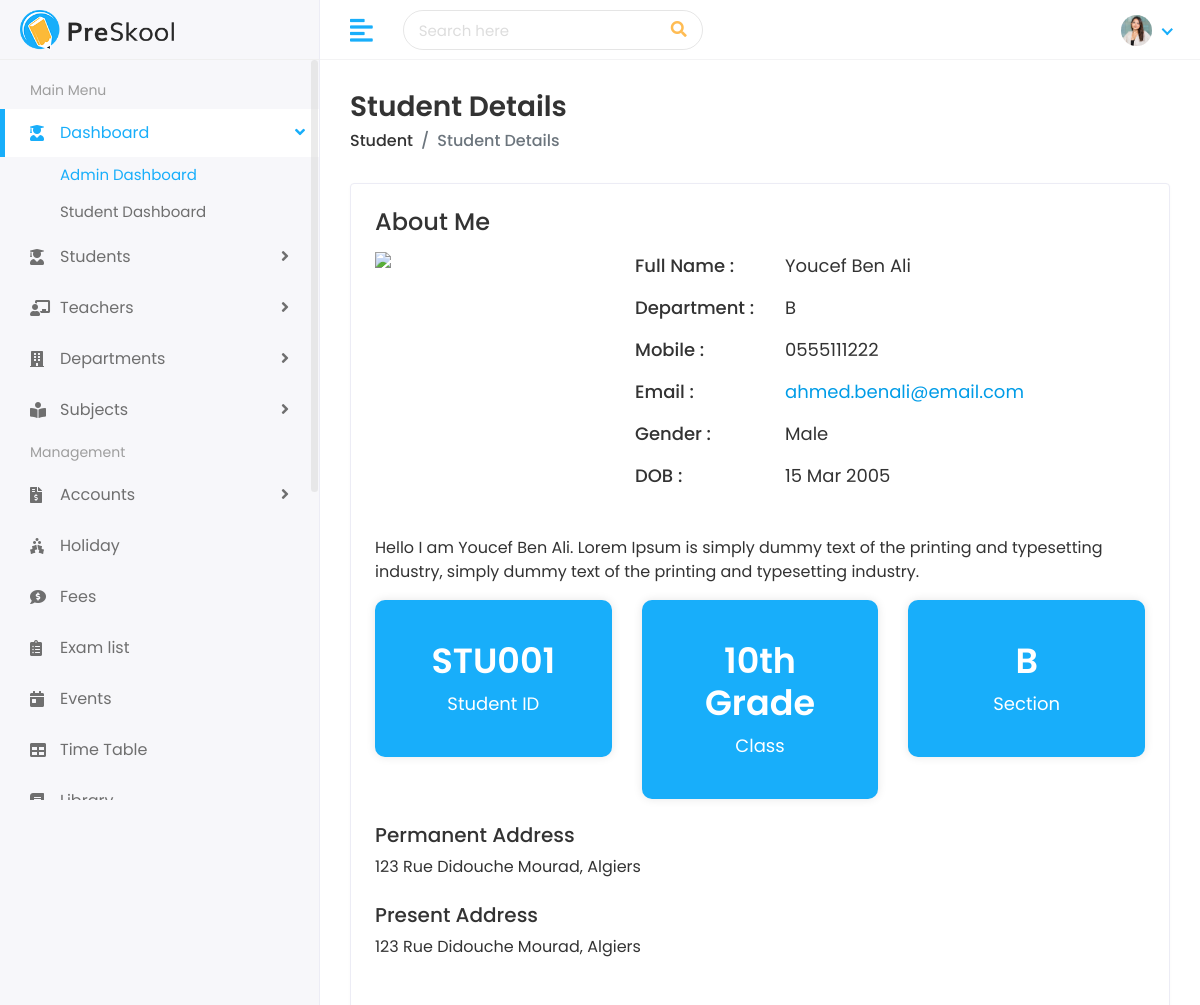
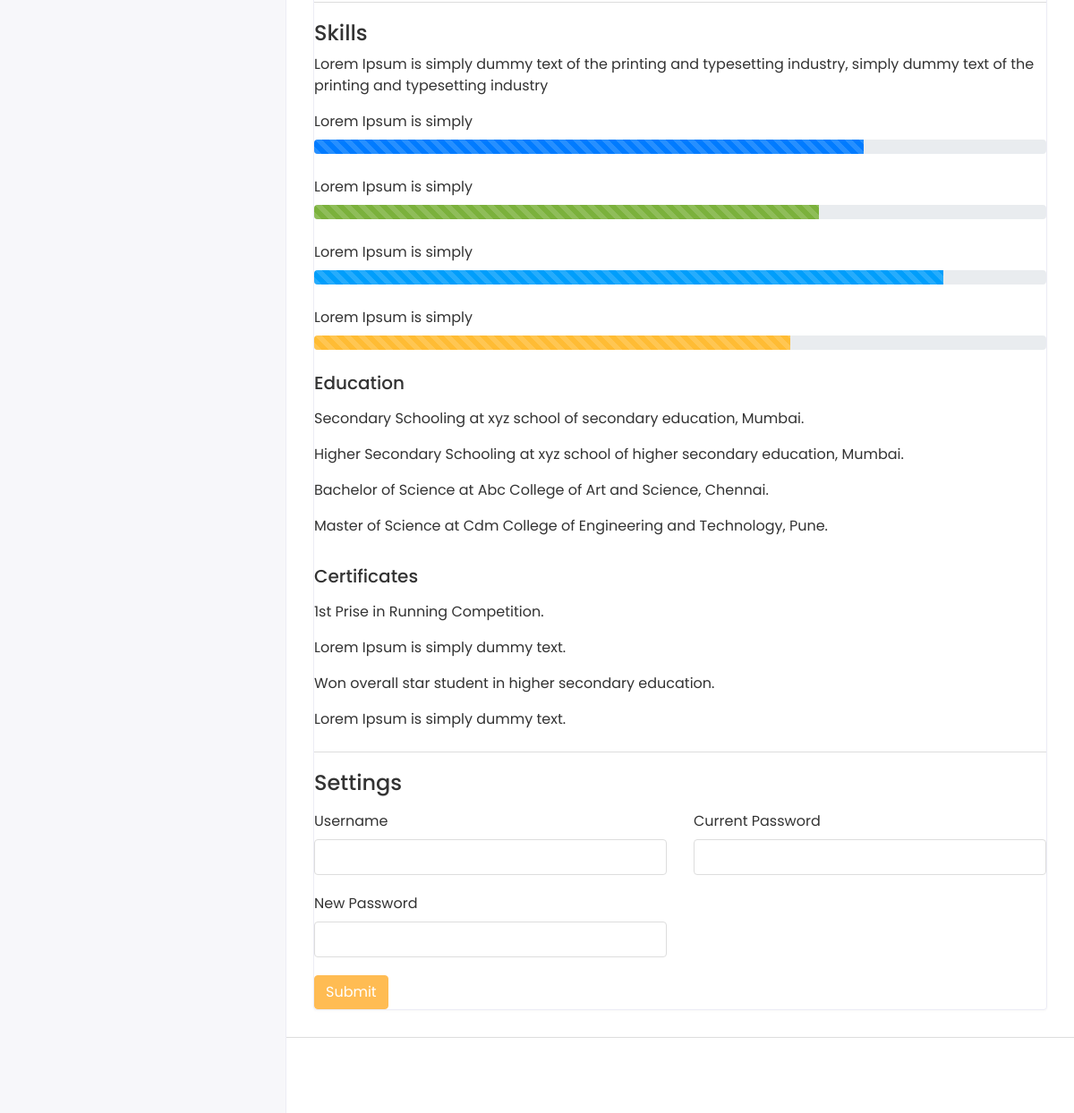
/student/youcef-ben-ali-stu001/ (signed in), run on the app's committed database (2 pictures, top to bottom).
### student/models.py (models this page shows, shortened)
class Student(models.Model):
    first_name=models.CharField(max_length=50)
    last_name=models.CharField(max_length=50)
    Student_id=models.CharField(max_length=20,unique=True)
    gender=models.CharField(max_length=10 ,choices=[('Male','Male'),('Female','Female')])
    date_of_birth=models.DateField()
    religion=models.CharField(max_length=20)
    mobile_number=models.CharField(max_length=15)
    student_class=models.CharField(max_length=20)
    section=models.CharField(max_length=20)
    joining_date=models.DateField()
    admission_number=models.CharField(max_length=20,unique=True)
    student_image=models.ImageField(upload_to='students/',blank=True)
    parent=models.OneToOneField(Parent,on_delete=models.CASCADE)
    slug=models.SlugField(unique=True,blank=True)

class Parent(models.Model):
    father_name=models.CharField(max_length=50)
    mother_name=models.CharField(max_length=50)
    father_email=models.EmailField()
    mother_email=models.EmailField()
    father_mobile=models.CharField(max_length=15)
    mother_mobile=models.CharField(max_length=15)
    present_address=models.TextField()
    permanent_address=models.TextField()

### student/views.py (the view)
# urls.py: path('<slug:slug>/',views.student_details,name="student_details"),
@login_required(login_url="login")
def student_details(request,slug):
     student=get_object_or_404(Student,slug=slug)
     context={
          "student":student
     }
     return render(request,"Students/student-details.html",context)

### school/context_processors.py (called while the page is built)
def notifications(request):
    if request.user.is_authenticated:
        unread = Notification.objects.filter(user=request.user, is_read=False)
        return {
            "unread_notifications": unread,
            "unread_notifications_count": unread.count(),
        }
    return {
        "unread_notifications": [],
        "unread_notifications_count": 0,
    }

### templates/Students/student-details.html (shortened to what this page needs)
{% extends "Home/base.html" %}
{% load static %}
{% block body %}
<div class="page-wrapper">
<div class="content container-fluid">
<div class="page-header">
<div class="row">
<div class="col-sm-12">
<h3 class="page-title">Student Details</h3>
<ul class="breadcrumb">
<li class="breadcrumb-item"><a href="">Student</a></li>
<li class="breadcrumb-item active">Student Details</li>
</ul>
</div>
</div>
</div>
<div class="card">
<div class="card-body">
<div class="row">
<div class="col-md-12">
<div class="about-info">
<h4>About Me</h4>
<div class="media mt-3">
{% if student.student_image %}
    <img src="{{ student.student_image.url }}" class="avatar-img  mr-3">
{% else %}
    <img src="https://tse3.mm.bing.net/th/id/OIP.lZL3PoicrxKwDM53lAQOowHaE4?cb=defcachec2&rs=1&pid=ImgDetMain&o=7&rm=3" class="avatar-img
<div class="media-body">
    {%endif %}
<ul>
<li>
<span class="title-span">Full Name : </span>
<span class="info-span">{{ student.first_name }} {{ student.last_name }}</span>
</li>
<li>
<span class="title-span">Department : </span>
<span class="info-span">{{ student.section }}</span>
</li>
<li>
<span class="title-span">Mobile : </span>
<span class="info-span">{{ student.mobile_number }}</span>
</li>
<li>
<span class="title-span">Email : </span>
<span class="info-span"><a href="{{ student.student_image }}" class="__cf_email__" data-cfemail="7216131b010b32151f131b1e5c111d1f">{{ student.parent.father_email }}</a></span>
</li>
<li>
<span class="title-span">Gender : </span>
<span class="info-span">{{ student.gender }}</span>
</li>
<li>
<span class="title-span">DOB : </span>
<span class="info-span">{{ student.date_of_birth|date:"d M Y" }}</span>
</li>
</ul>
</div>
</div>
<div class="row mt-3">
<div class="col-md-12">
<p>Hello I am {{ student.first_name }} {{ student.last_name }}. Lorem Ipsum is simply dummy text of the printing and typesetting industry, simply dummy text of the printing and typesetting industry.</p>
</div>
</div>
<div class="row follow-sec">
<div class="col-md-4 mb-3">
<div class="blue-box">
<h3>{{ student.Student_id }}</h3>
<p>Student ID</p>
</div>
</div>
<div class="col-md-4 mb-3">
<div class="blue-box">
<h3>{{ student.student_class }}</h3>
<p>Class</p>
</div>
</div>
<div class="col-md-4 mb-3">
<div class="blue-box">
<h3>{{ student.section }}</h3>
<p>Section</p>
</div>
</div>
</div>
<div class="row mt-2">
<div class="col-md-12">
<h5>Permanent Address</h5>
<p>{{ student.parent.permanent_address }}</p>
</div>
</div>
<div class="row mt-2">
<div class="col-md-12">
<h5>Present Address</h5>
<p>{{ student.parent.present_address }}</p>
</div>
</div>
</div>
</div>
</div>
<div class="row mt-2">
<div class="col-md-12">
<div class="skill-info">
<h4>Skills</h4>
<p>Lorem Ipsum is simply dummy text of the printing and typesetting industry, simply dummy text of the printing and typesetting industry</p>
<ul>
<li>
<label>Lorem Ipsum is simply</label>
<div class="progress">
<div class="progress-bar progress-bar-striped progress-bar-animated" role="progressbar" aria-valuenow="75" aria-valuemin="0" aria-valuemax="100" style="width: 75%"></div>
</div>
</li>
<li>
<label>Lorem Ipsum is simply</label>
<div class="progress">
<div class="progress-bar progress-bar-striped progress-bar-animated bg-success" role="progressbar" aria-valuenow="69" aria-valuemin="0" aria-valuemax="100" style="width: 69%"></div>
</div>
</li>
<li>
<label>Lorem Ipsum is simply</label>
<div class="progress">
<div class="progress-bar progress-bar-striped progress-bar-animated bg-info" role="progressbar" aria-valuenow="86" aria-valuemin="0" aria-valuemax="100" style="width: 86%"></div>
</div>
</li>
<li>
 <label>Lorem Ipsum is simply</label>
<div class="progress">
<div class="progress-bar progress-bar-striped progress-bar-animated bg-warning" role="progressbar" aria-valuenow="65" aria-valuemin="0" aria-valuemax="100" style="width: 65%"></div>
</div>
</li>
</ul>
<div class="row mt-3">
<div class="col-md-12">
<h5>Education</h5>
<p class="mt-3">Secondary Schooling at xyz school of secondary education, Mumbai.</p>
<p>Higher Secondary Schooling at xyz school of higher secondary education, Mumbai.</p>
<p>Bachelor of Science at Abc College of Art and Science, Chennai.</p>
<p>Master of Science at Cdm College of Engineering and Technology, Pune.</p>
</div>
</div>
<div class="row mt-3">
<div class="col-md-12">
<h5>Certificates</h5>
<p class="mt-3">1st Prise in Running Competition.</p>
<p>Lorem Ipsum is simply dummy text.</p>
<p>Won overall star student in higher secondary education.</p>
<p>Lorem Ipsum is simply dummy text.</p>
</div>
</div>
</div>
</div>
</div>
<div class="row mt-2">
<div class="col-md-12">
<div class="skill-info">
<h4>Settings</h4>
<form>
<div class="row mt-3">
<div class="col-12 col-sm-6">
<div class="form-group">
<label>Username</label>
<input type="text" class="form-control">
</div>
</div>
<div class="col-12 col-sm-6">
<div class="form-group">
<label>Current Password</label>
<input type="password" class="form-control">
</div>
</div>
<div class="col-12 col-sm-6">
<div class="form-group">
<label>New Password</label>
<input type="password" class="form-control">
</div>
</div>
<div class="col-12">
<button type="submit" class="btn btn-primary">Submit</button>
</div>
</div>
</form>
</div>
</div>
</div>
</div>
</div>
</div>
<footer>
<p>Copyright © 2020 Dreamguys.</p>
</footer>
</div>
</body>
</html>
{% endblock body %}

### static/assets/css/style.css (style rules this page uses)
html { height: 100%; }
body { background-color: #fff; color: #333; font-family: 'Poppins', sans-serif; font-size: 1rem; height: 100%; line-height: 1.5; overflow-x: hidden; }
h1, h2, h3, h4, h5, h6 { font-family: 'Poppins', sans-serif; margin-top: 0; }
.form-control { border: 1px solid #ddd; box-shadow: none; color: #333; font-size: 15px; height: 40px; }
input, input:focus, button, button:focus { outline: none; }
input[type=text], input[type=password] { -webkit-appearance: none; -moz-appearance: none; appearance: none; }
.form-group { margin-bottom: 1.25rem; }
ul, ol { padding: 0px; list-style: none; }
.bg-success, .badge-success { background-color: #7bb13c !important; }
.bg-info, .badge-info { background-color: #009efb !important; }
.bg-warning, .badge-warning { background-color: #ffbc34 !important; }
.btn-primary { background-color: #FFBC53; border: 1px solid #FFBC53; }
.card { border: 1px solid #ececf5; box-shadow: 0 1px 3px 0 rgba(0, 0, 0, 0.03); margin-bottom: 1.875rem; }
.card-body { padding: 1.5rem; }
footer { padding: 1.875rem 1.875rem; border-top: 1px solid #ddd; }
footer p { margin: 0px; }
.page-wrapper { margin-left: 320px; padding-top: 60px; position: relative; transition: all 0.4s ease; }
.page-wrapper > .content { padding: 1.875rem 1.875rem 0; }
.page-header { margin-bottom: 1.875rem; }
.page-header .breadcrumb { background-color: transparent; color: #6c757d; font-size: 1rem; font-weight: 500; margin-bottom: 0; padding: 0; }
.page-header .breadcrumb a { color: #333; }
.page-title { font-size: 28px; font-weight: 600; color: #333; margin-bottom: 5px; }
.about-info img { width: 250px; }
.about-info ul li { font-size: 18px; margin: 0px 0px 15px 10px; display: flex; }
.title-span { font-weight: 500; width: 150px; }
.blue-box { background-color: #18aefa; padding: 40px 30px; box-shadow: 0px 0px 10px 0px rgba(0, 0, 0, 0.1); border-radius: 10px; color: #fff; text-align: center; }
.follow-sec h3 { font-size: 35px; font-weight: 600; }
.follow-sec p { font-size: 18px; margin: 0px; }
.skill-info { padding-top: 20px; border-top: 1px solid #ddd; }
.skill-info ul li { margin-bottom: 25px; }

### data on the page
Student: first_name "Youcef", last_name "Ben Ali", section "B", mobile_number "0555111222", parent.father_email "ahmed.benali@email.com", gender "Male", date_of_birth "15 Mar 2005", Student_id "STU001", student_class "10th Grade", parent.permanent_address "123 Rue Didouche Mourad, Algiers", parent.present_address "123 Rue Didouche Mourad, Algiers"
